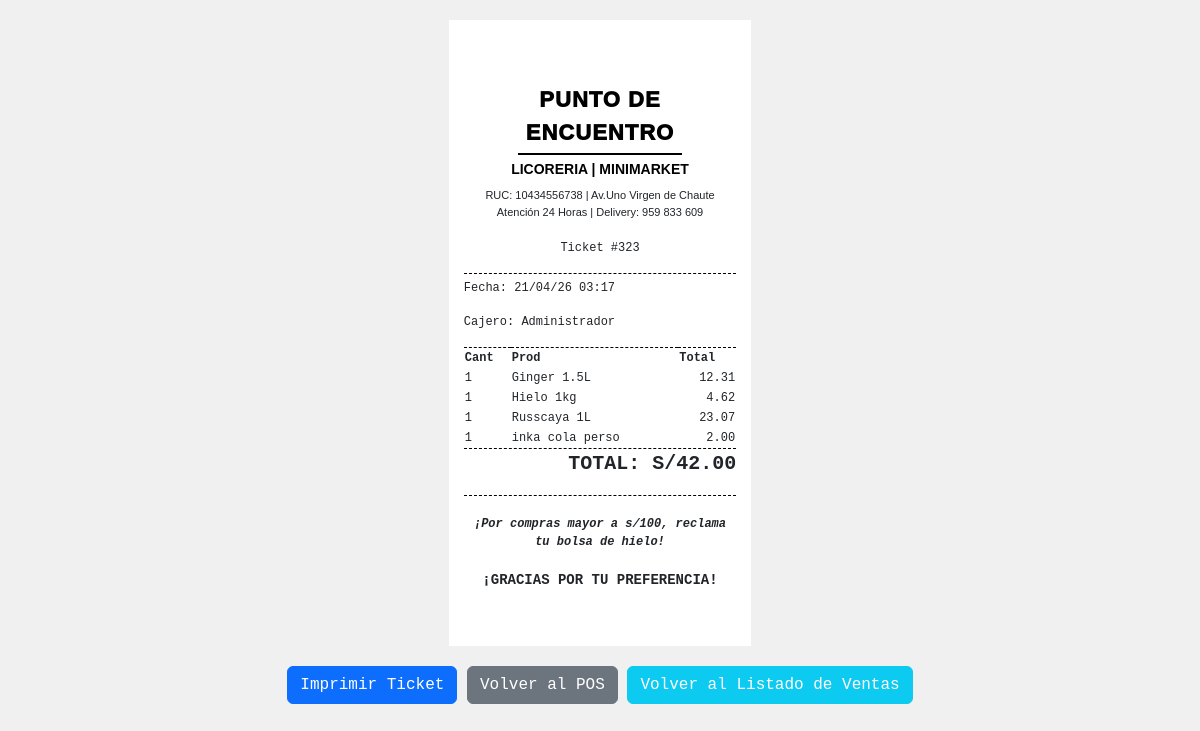
Screenshot of /modules/ventas/ticket.php?id_venta=323 (signed in) with the database file from the repository.
### tables this page shows
CREATE TABLE `ventas` (
  `id_venta` int(11) NOT NULL,
  `id_cliente` int(11) DEFAULT NULL COMMENT 'Puede ser nulo para ventas genéricas',
  `id_usuario` int(11) NOT NULL,
  `id_arqueo` int(11) DEFAULT NULL,
  `fecha_venta` timestamp NOT NULL DEFAULT current_timestamp(),
  `total_venta` decimal(10,2) NOT NULL,
  `metodo_pago` enum('efectivo','tarjeta_credito','tarjeta_debito','transferencia','yape_plin') NOT NULL,
  `estado` enum('completada','anulada') NOT NULL DEFAULT 'completada'
);

CREATE TABLE `usuarios` (
  `id_usuario` int(11) NOT NULL,
  `nombre_completo` varchar(100) NOT NULL,
  `username` varchar(50) NOT NULL,
  `password` varchar(255) NOT NULL COMMENT 'Guardar siempre contraseñas hasheadas',
  `id_rol` int(11) NOT NULL,
  `moneda` varchar(5) NOT NULL DEFAULT '$' COMMENT 'Símbolo de la moneda preferida',
  `activo` tinyint(1) NOT NULL DEFAULT 1,
  `fecha_creacion` timestamp NOT NULL DEFAULT current_timestamp()
);

CREATE TABLE `detalle_ventas` (
  `id_detalle_venta` int(11) NOT NULL,
  `id_venta` int(11) NOT NULL,
  `id_producto` int(11) NOT NULL,
  `cantidad` int(11) NOT NULL,
  `precio_unitario` decimal(10,2) NOT NULL,
  `descuento` decimal(10,2) NOT NULL DEFAULT 0.00,
  `tipo_item` varchar(20) DEFAULT NULL,
  `tipo_presentacion_audit` varchar(60) DEFAULT NULL,
  `descripcion_item` varchar(255) DEFAULT NULL,
  `referencia_combo` int(11) DEFAULT NULL,
  `cantidad_presentaciones_audit` int(11) DEFAULT NULL
);

CREATE TABLE `productos` (
  `id_producto` int(11) NOT NULL,
  `codigo_barra` varchar(100) DEFAULT NULL,
  `nombre` varchar(255) NOT NULL,
  `descripcion` text DEFAULT NULL,
  `imagen` varchar(255) DEFAULT 'default_producto.png',
  `id_categoria` int(11) DEFAULT NULL,
  `id_proveedor_preferido` int(11) DEFAULT NULL,
  `precio_compra` decimal(10,2) NOT NULL DEFAULT 0.00,
  `precio_venta` decimal(10,2) NOT NULL,
  `precio_venta_local` decimal(10,2) DEFAULT 0.00,
  `stock` int(11) NOT NULL DEFAULT 0,
  `stock_minimo` int(11) NOT NULL DEFAULT 5,
  `activo` tinyint(1) NOT NULL DEFAULT 1 COMMENT '1 = Activo, 0 = Inactivo',
  `fecha_creacion` timestamp NOT NULL DEFAULT current_timestamp(),
  `fecha_actualizacion` timestamp NOT NULL DEFAULT current_timestamp() ON UPDATE current_timestamp()
);

### config/database.php (called while the page is built, shortened)
<?php
function getMoneda() {
    if (isset($_SESSION['moneda_usuario']) && !empty($_SESSION['moneda_usuario'])) {
        return $_SESSION['moneda_usuario'];
    }
    return getConfig('moneda');
}

### modules/ventas/ticket.php (the view, shortened to what this page needs)
<?php
require_once __DIR__ . '/../../config/database.php';
$id_venta = (int)$_GET['id_venta'];
$sql_venta = "SELECT v.*, c.nombre_cliente, u.nombre_completo as cajero
              FROM ventas v
              LEFT JOIN clientes c ON v.id_cliente = c.id_cliente
              JOIN usuarios u ON v.id_usuario = u.id_usuario
              WHERE v.id_venta = ?";
$stmt_venta = $conexion->prepare($sql_venta);
$stmt_venta->bind_param("i", $id_venta);
$stmt_venta->execute();
$venta = $stmt_venta->get_result()->fetch_assoc();
$sql_detalle = "SELECT d.*, d.descuento, p.nombre as producto_nombre
                FROM detalle_ventas d
                JOIN productos p ON d.id_producto = p.id_producto
                WHERE d.id_venta = ?";
$stmt_detalle = $conexion->prepare($sql_detalle);
$stmt_detalle->bind_param("i", $id_venta);
$stmt_detalle->execute();
$detalles = $stmt_detalle->get_result();
?>
<!DOCTYPE html>
<html lang="es">
<head>
    <link href="https://cdn.jsdelivr.net/npm/bootstrap@5.3.3/dist/css/bootstrap.min.css" rel="stylesheet">
</head>
<body>
    <?php if ($venta): ?>
        <div class="ticket">
            <br><br>
            <div class="header-ticket" style="text-align: center; font-family: 'Arial Narrow', sans-serif; margin-bottom: 5mm;">
                <div style="font-size: 22px; font-weight: 1000; text-transform: uppercase; color: #000; margin: 0; padding: 0; letter-spacing: 1px;">
                    Punto de Encuentro
                </div>
                <div style="border-top: 2px solid #000; width: 60%; margin: 1mm auto 1mm;"></div>
                <div style="font-size: 14px; font-weight: bold; text-transform: uppercase; color: #000;">
                    Licoreria | Minimarket
                </div>
                <p style="font-size: 11px; margin-top: 2mm; margin-bottom: 0;">RUC: 10434556738 | Av.Uno Virgen de Chaute</p>
                <p style="font-size: 11px; margin: 0;">Atención 24 Horas | Delivery: 959 833 609</p>
            </div>
            <p class="text-center" style="font-size: 12px;">Ticket #<?php echo $venta['id_venta']; ?></p>
            <div style="font-size: 12px; border-top: 1px dashed black; padding-top: 5px;">
                <p>Fecha: <?php echo date('d/m/y H:i', strtotime($venta['fecha_venta'])); ?></p>
                <p>Cajero: <?php echo substr(htmlspecialchars($venta['cajero']), 0, 20); ?></p>
            </div>
            <table style="width: 100%; font-size: 12px; border-top: 1px dashed black;">
                <thead>
                    <tr>
                        <th align="left">Cant</th>
                        <th align="left">Prod</th>
                        <th align="right">Total</th>
                    </tr>
                </thead>
                <tbody>
                    <?php while($item = $detalles->fetch_assoc()): ?>
                    <tr>
                        <td><?php echo $item['cantidad']; ?></td>
                        <td><?php echo substr(htmlspecialchars($item['producto_nombre']), 0, 15); ?></td>
                        <td align="right"><?php echo number_format($item['cantidad'] * $item['precio_unitario'], 2); ?></td>
                    </tr>
                    <?php endwhile; ?>
                </tbody>
            </table>
            <div style="border-top: 1px dashed black; padding-top: 3px; text-align: right;">
                <h5 style="font-weight: bold;">TOTAL: <?php echo getMoneda() . number_format($venta['total_venta'], 2); ?></h5>
            </div>
            <div style="margin-top: 5mm; border-top: 1px dashed #000; padding-top: 5mm; text-align: center;">
                <p style="font-size: 12px; font-style: italic; margin-bottom: 4mm;">
                    <strong>¡Por compras mayor a s/100, reclama tu bolsa de hielo!</strong>
                </p>
                <p style="font-size: 14px; font-weight: bold; margin-top: 5mm;">¡GRACIAS POR TU PREFERENCIA!</p>
                <br>
            </div>
        </div>
    <?php else: ?>
        <p class="text-center">No se encontró la venta solicitada.</p>
    <?php endif; ?>
    <div class="text-center no-print mt-3">
        <button onclick="window.print();" class="btn btn-primary">Imprimir Ticket</button>
        <a href="index.php" class="btn btn-secondary">Volver al POS</a>
        <a href="listado_ventas.php" class="btn btn-info text-white">Volver al Listado de Ventas</a>
    </div>
</body>
</html>

### modules/ventas/ticket.php (style rules this page uses)
body { font-family: 'Courier New', Courier, monospace; background-color: #f0f0f0; }
.ticket { max-width: 80mm; margin: 20px auto; padding: 15px; background: white; }

### rows the page displays
ventas: id_venta "323", fecha_venta "21/04/26 03:17", id_usuario.nombre_completo "Administrador", total_venta "42.00"
detalle_ventas: cantidad "1", id_producto.nombre "Ginger 1.5L", $item['cantidad']*$item['precio_unitario'] "12.31"
detalle_ventas: cantidad "1", id_producto.nombre "Hielo 1kg", $item['cantidad']*$item['precio_unitario'] "4.62"
detalle_ventas: cantidad "1", id_producto.nombre "Russcaya 1L", $item['cantidad']*$item['precio_unitario'] "23.07"
detalle_ventas: cantidad "1", id_producto.nombre "inka cola perso", $item['cantidad']*$item['precio_unitario'] "2.00"

### other values shown
getMoneda() "S/"
